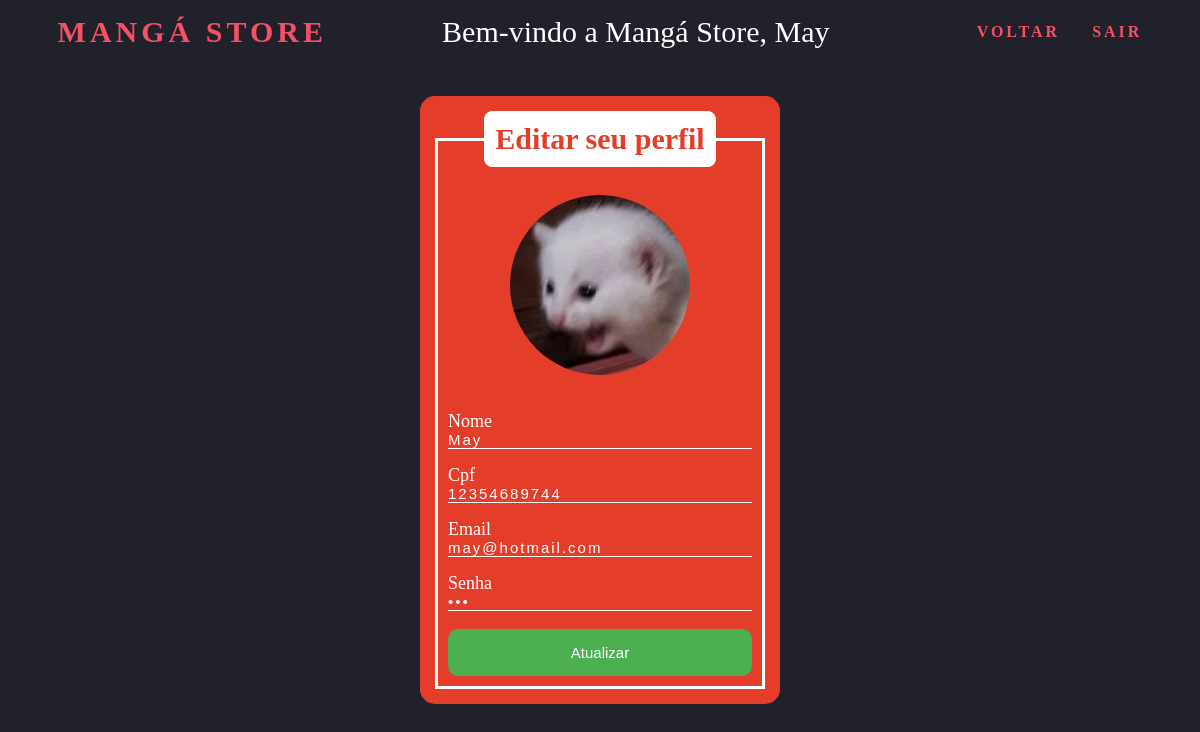
The page /pages/perfil/editar_perfil.php?id=2 (signed in) on the database as committed earlier.
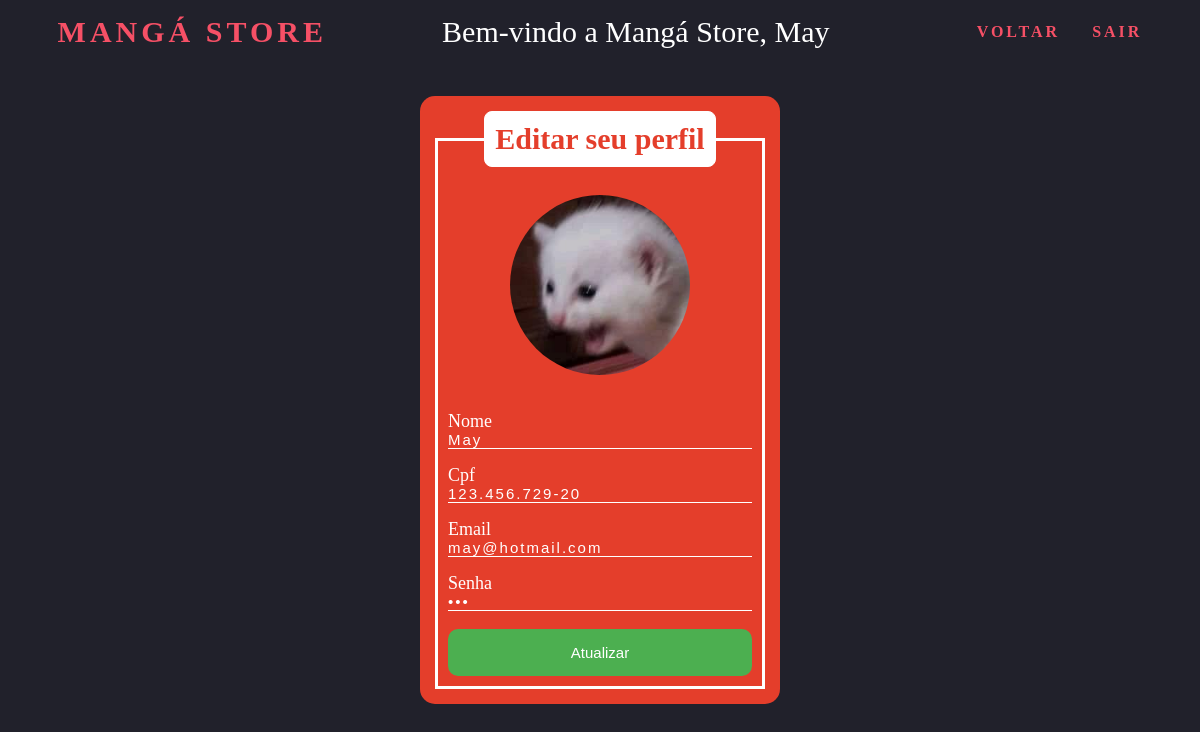
The same page on the database as committed later.
### tables this page shows
CREATE TABLE IF NOT EXISTS `usuario` (
    `id` int(2) NOT NULL AUTO_INCREMENT,
    `avatar` varchar(255) NOT NULL,
    `nome` varchar(45) NOT NULL,
    `email` varchar(110) NOT NULL,
    `cpf` varchar(14) NOT NULL,
    `senha` varchar(15) NOT NULL,
    `nivel` varchar(4),
    PRIMARY KEY (`id`)
);

### pages/perfil/editar_perfil.php (the view, shortened to what this page needs)
<?php
if (!empty($_GET['id'])) {
    include_once('../connection/config.php');
    $id = $_GET['id'];
    $sqlSelect = "SELECT * FROM usuario WHERE id = $id";
    $result = $con->query($sqlSelect);
    if ($result->num_rows > 0) {
        while ($usuario_data = mysqli_fetch_assoc($result)) {
            $nome = $usuario_data['nome'];
            $email = $usuario_data['email'];
            $cpf = $usuario_data['cpf'];
            $senha = $usuario_data['senha'];
        }
    } else {
        header("Location: ../sistema/sistema.php");
    }
}
?>
<!DOCTYPE html>
<html lang="pt-br">
<head>
    <link rel="stylesheet" href="editar_perfil.css">
</head>
<body>
    <header>
        <nav class="menu">
            <h1 class="logo">Mangá Store</h1>
            <p class="bem-vindo">Bem-vindo a Mangá Store, <?php echo $_SESSION["nome"]; ?></p>
            <ul class="nav-list">
                <li><a href="../sistema/sistema.php">Voltar</a></li>
                <li><a href="../login/login.php">Sair</a></li>
            </ul>
        </nav>
    </header>
    <div class="box-login">
        <div class="box">
            <form action="saveEdit.php" method="POST">
                <fieldset>
                    <legend><b>Editar seu perfil</b></legend>
                    <br>
                    <div class="inputBox">
                        <img class="avatar" src="<?php echo $_SESSION["avatar"]; ?>" alt="">
                    </div>
                    <br><br>
                    <div class="inputBox">
                        <input type="text" name="nome" id="nome" value="<?php echo $nome ?>" class="inputUser" required>
                        <label for="nome" class="labelInput">Nome</label>
                    </div>
                    <br><br>
                    <div class="inputBox">
                        <input type="text" name="cpf" id="cpf" maxlength="14" oninput="maskCPF(this)" value="<?php echo $cpf ?>" onblur="validar()" class="inputUser" required>
                        <label for="cpf" class="labelInput">Cpf</label>
                    </div>
                    <br><br>
                    <div class="inputBox">
                        <input type="email" name="email" id="email" value="<?php echo $email ?>" class="inputUser" required>
                        <label for="email" class="labelInput">Email</label>
                    </div>
                    <br><br>
                    <div class="inputBox">
                        <input type="password" name="senha" id="senha" value="<?php echo $senha ?>" class="inputUser" required>
                        <label for="senha" class="labelInput">Senha</label>
                        <br><br>
                    </div>
                    <input type="submit" name="update" id="update" value="Atualizar" onclick="mensagem()">
                </fieldset>
            </form>
        </div>
    </div>
</body>
</html>

Rows that differ between the two databases and show on the page:
changed usuario "May": cpf "12354689744" → "123.456.729-20"
